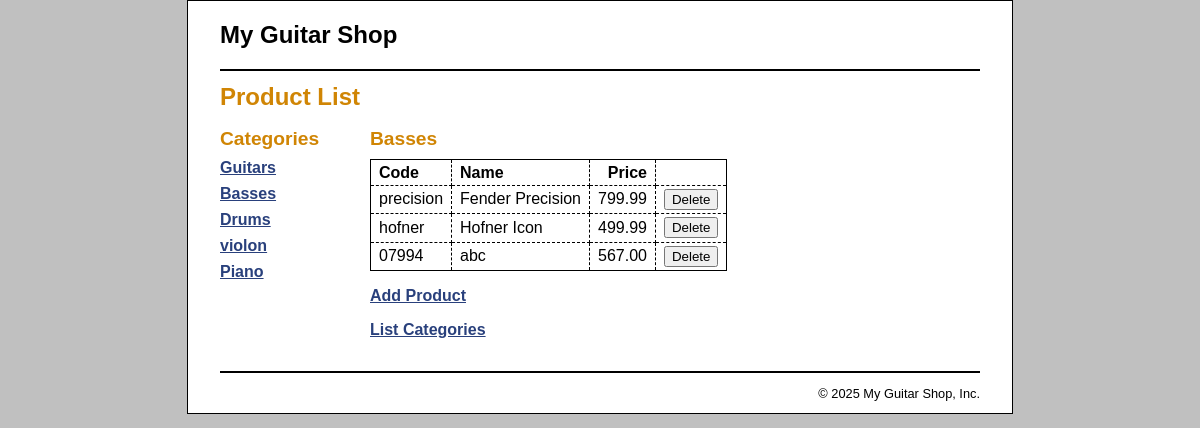
The page /product_manager/index.php?category_id=2 on the database its author committed.
### tables this page shows
CREATE TABLE `categories` (
  `categoryID` int(11) NOT NULL,
  `categoryName` varchar(255) NOT NULL
);

CREATE TABLE `products` (
  `productID` int(11) NOT NULL,
  `categoryID` int(11) NOT NULL,
  `productCode` varchar(10) NOT NULL,
  `productName` varchar(255) NOT NULL,
  `listPrice` decimal(10,2) NOT NULL
);

### model/product_db.php (called while the page is built, shortened)
<?php
function get_products_by_category($category_id) {
    global $db;
    $query = 'SELECT * FROM products
              WHERE products.categoryID = :category_id
              ORDER BY productID';
    $statement = $db->prepare($query);
    $statement->bindValue(':category_id', $category_id);
    $statement->execute();
    $products = $statement->fetchAll();
    return $products;
}
function get_category_name($category_id) {
    global $db;
    $query = 'SELECT categoryName FROM categories WHERE categoryID = :category_id';
    $statement = $db->prepare($query);
    $statement->bindValue(':category_id', $category_id);
    $statement->execute();
    $category = $statement->fetch();
    return $category ? $category['categoryName'] : FALSE;
}
function get_categories() {
    global $db;
    $query = 'SELECT * FROM categories ORDER BY categoryID';
    $statement = $db->prepare($query);
    $statement->execute();
    $categories = $statement->fetchAll();
    return $categories;
}
?>

### product_manager/product_list.php (the view, shortened to what this page needs)
<?php include '../view/header.php'; ?>
<main>
    <h1>Product List</h1>
    <aside>
        <h2>Categories</h2>
        <?php include 'view/categories_nav.php'; ?>
    </aside>
    <section>
        <h2><?php echo $category_name; ?></h2>
        <table>
            <tr>
                <th>Code</th>
                <th>Name</th>
                <th class="right">Price</th>
                <th>&nbsp;</th>
            </tr>
            <?php foreach ($products as $product) : ?>
            <tr>
                <td><?php echo $product['productCode']; ?></td>
                <td><?php echo $product['productName']; ?></td>
                <td class="right"><?php echo $product['listPrice']; ?></td>
                <td><form action="." method="post">
                    <input type="submit" value="Delete">
                </form></td>
            </tr>
            <?php endforeach; ?>
        </table>
        <p><a href="?action=show_add_form">Add Product</a></p>
        <p class="last_paragraph"><a href="?action=list_categories">List Categories</a></p>
    </section>
</main>
<?php include '../view/footer.php'; ?>

### product_manager/view/categories_nav.php
<nav>
    <ul>
        <?php foreach ($categories as $category) : ?>
            <li><a href="?category_id=<?php echo $category['categoryID']; ?>">
                <?php echo htmlspecialchars($category['categoryName']); ?>
            </a></li>
        <?php endforeach; ?>
    </ul>
</nav>

### main.css (style rules this page uses)
html { background-color: rgb(192, 192, 192); }
body { font-family: Arial, Helvetica, sans-serif; width: 760px; margin: 0 auto; padding: 0 2em; background-color: white; border: 1px solid black; }
aside { float: left; width: 150px; }
section { float: left; width: 500px; }
h1 { font-size: 150%; margin: .5em 0; }
h2 { font-size: 120%; margin: .25em 0 .5em; }
h1, h2 { color: rgb(208, 133, 4); }
ul { list-style-type: none; margin: 0; padding-left: 0; padding-bottom: 1em; }
li { padding-bottom: 0.5em; }
a { color: rgb(41, 64, 124); font-weight: bold; }
table { border: 1px solid black; border-collapse: collapse; margin-bottom: 1em; }
td, th { border: 1px dashed black; padding: .2em .5em .2em .5em; text-align: left; }
.right { text-align: right; }
.last_paragraph { margin-bottom: 2em; }

### rows shown on the page
categories: categoryName "Guitars"
categories: categoryName "Basses"
categories: categoryName "Drums"
categories: categoryName "violon"
categories: categoryName "Piano"
products: productCode "precision", productName "Fender Precision", listPrice "799.99"
products: productCode "hofner", productName "Hofner Icon", listPrice "499.99"
products: productCode "07994", productName "abc", listPrice "567.00"
